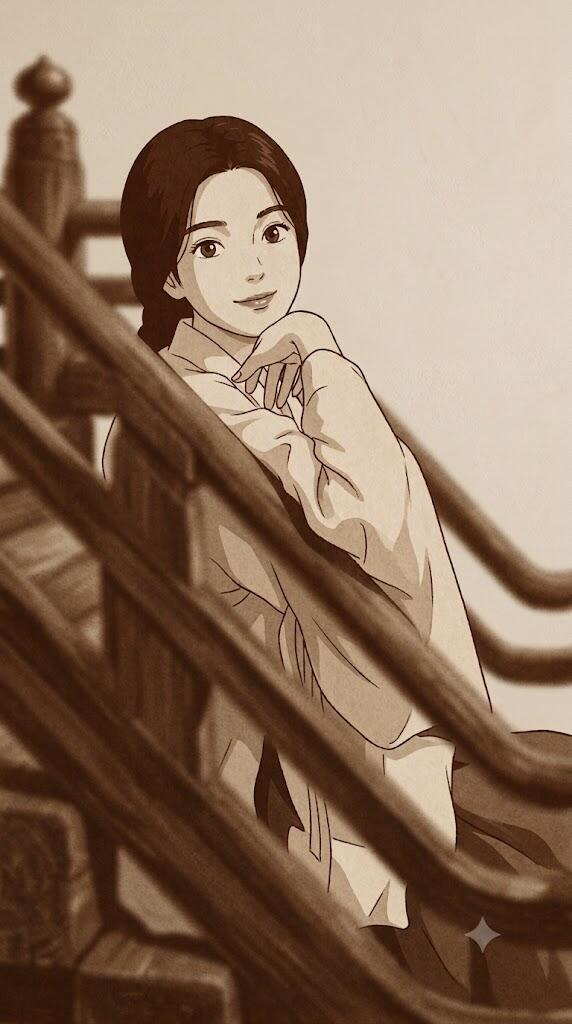
#> input picture pic.jpg, 572 x 1024 px
$ python binaryzation.py
#> lines starting #> are read from the running program, lines starting #| are printed output that depends on the picture; after the words box and inside, x2 and y2 are one past the last pixel; in counts of white or black regions, pixels touching at a corner belong together
#> further down, img is the input picture: shape (1024, 572, 3); mean B, G, R 96.4, 116.7, 142.9
import cv2
import numpy as np


def big_image_binary(src):
    print("原图尺寸:", src.shape)
#| 原图尺寸: (1024, 572, 3)
    h, w, c = src.shape
#> h = 1024; w = 572; c = 3

    # 1. 转为灰度图
    gray = cv2.cvtColor(src, cv2.COLOR_BGR2GRAY)
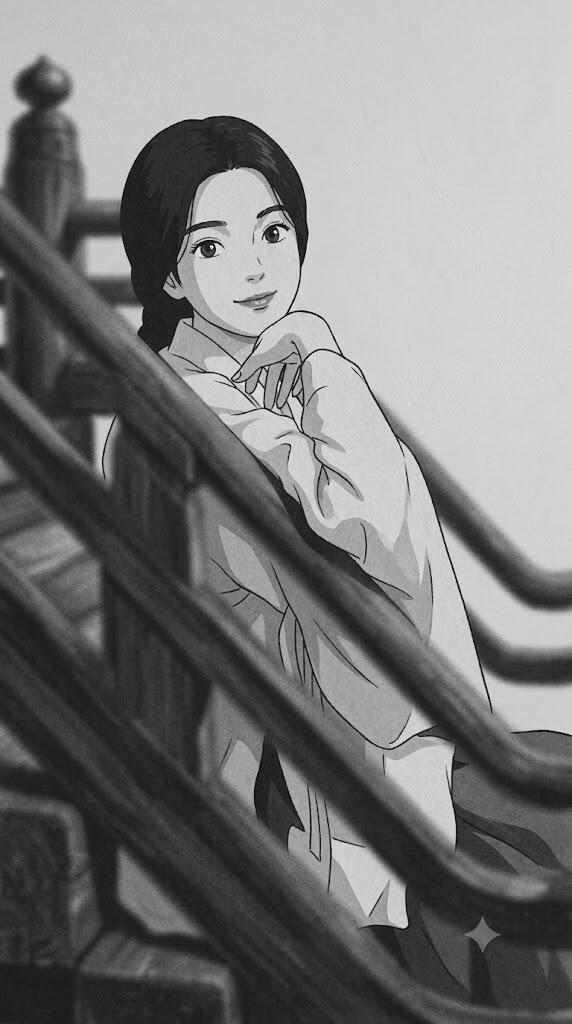
#> gray: shape (1024, 572); min 4, max 240, mean 122.2

    # 【核心功能优化】使用双边滤波：保留人物强边缘，模糊楼梯/木纹等弱边缘
    # d=9 (邻域直径), sigmaColor=75 (颜色空间标准差), sigmaSpace=75 (坐标空间标准差)
    # 如果觉得楼梯还不够模糊，可以适当调大后两个参数（例如 100, 100）
    gray = cv2.bilateralFilter(gray, d=9, sigmaColor=10, sigmaSpace=10)

    # 分块参数
    cw, ch = 256, 256

    # 2. 分块进行自适应二值化
    for row in range(0, h, ch):
        for col in range(0, w, cw):
            # 获取当前块的实际边界（防止越界）
            row_end = min(row + ch, h)
            col_end = min(col + cw, w)

            roi = gray[row:row_end, col:col_end]

            # 自适应二值化参数调整：
            # BlockSize(参数5) 设为 31（必须为奇数），C(参数6) 设为 15~25 之间。
            # 增大 C 值可以过滤掉更多像楼梯这样对比度不高的区域。
            dst = cv2.adaptiveThreshold(
                roi, 255,
                cv2.ADAPTIVE_THRESH_GAUSSIAN_C,
                cv2.THRESH_BINARY,
                31, 25
            )

            gray[row:row_end, col:col_end] = dst
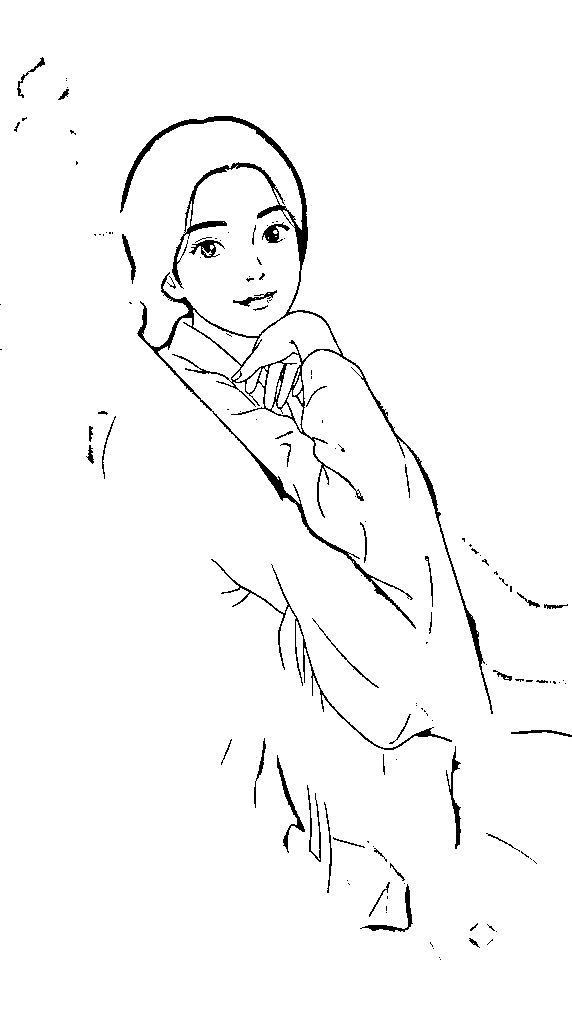
#> gray: shape (1024, 572); 97.5% white; 130 black regions (85 under 20 px), largest, box (x1, y1, x2, y2) and area: (120, 116, 493, 714) 8863, (211, 559, 452, 750) 1145, (277, 755, 305, 853) 411
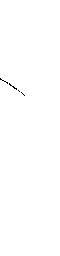
#> roi: shape (256, 60); 99.8% white; black in thin lines or dots, all inside (x1, y1, x2, y2) = (0, 78, 25, 96)

            # 打印当前块的统计信息（可选）
            # print(f"Block[{row},{col}] -> Std: {np.std(dst):.2f}, Mean: {np.mean(dst):.2f}")

    # 3. 【性能极限优化】利用 NumPy 矩阵操作代替双重 for 循环，瞬间生成文本
    print("正在导出文本数据...")
    # 建立映射：0(黑色边缘)转为'1'，255(白色背景)转为'0'
    binary_mapped = np.where(gray == 0, '1', '0')

    # 批量拼接并写入文件
    with open('testARRS.txt', 'w+') as f:
        # 将每一行用空格拼接，末尾加换行符
        lines = [' '.join(row) + '\n' for row in binary_mapped]
        f.writelines(lines)

    # 4. 保存二值化效果图
    cv2.imwrite("big_img_binary.jpg", gray)
    print("处理完成！结果已保存。")

# 调用示例
img = cv2.imread("pic.jpg")
big_image_binary(img)
